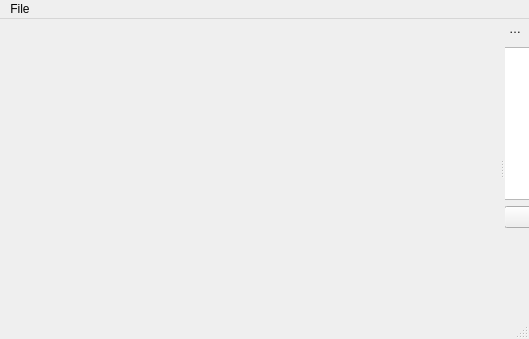
<?xml version="1.0" encoding="UTF-8"?>
<ui version="4.0">
 <class>MainLayout</class>
 <widget class="QMainWindow" name="MainLayout">
  <property name="geometry">
   <rect>
    <x>0</x>
    <y>0</y>
    <width>529</width>
    <height>339</height>
   </rect>
  </property>
  <property name="sizePolicy">
   <sizepolicy hsizetype="Expanding" vsizetype="Expanding">
    <horstretch>0</horstretch>
    <verstretch>0</verstretch>
   </sizepolicy>
  </property>
  <property name="windowTitle">
   <string>3DONT</string>
  </property>
  <widget class="QWidget" name="centralwidget">
   <property name="cursor">
    <cursorShape>SizeVerCursor</cursorShape>
   </property>
   <property name="autoFillBackground">
    <bool>false</bool>
   </property>
  </widget>
  <widget class="QMenuBar" name="menubar">
   <property name="geometry">
    <rect>
     <x>0</x>
     <y>0</y>
     <width>529</width>
     <height>19</height>
    </rect>
   </property>
   <property name="defaultUp">
    <bool>false</bool>
   </property>
   <property name="nativeMenuBar">
    <bool>true</bool>
   </property>
   <widget class="QMenu" name="menuFile">
    <property name="title">
     <string>File</string>
    </property>
    <addaction name="actionConnect_to_server"/>
   </widget>
   <addaction name="menuFile"/>
  </widget>
  <widget class="QStatusBar" name="statusbar"/>
  <widget class="QDockWidget" name="dockWidget">
   <property name="floating">
    <bool>false</bool>
   </property>
   <property name="features">
    <set>QDockWidget::DockWidgetFeature::DockWidgetMovable</set>
   </property>
   <property name="allowedAreas">
    <set>Qt::DockWidgetArea::LeftDockWidgetArea|Qt::DockWidgetArea::RightDockWidgetArea</set>
   </property>
   <property name="windowTitle">
    <string>Query</string>
   </property>
   <attribute name="dockWidgetArea">
    <number>2</number>
   </attribute>
   <widget class="QWidget" name="dockWidgetContents">
    <property name="geometry">
     <rect>
      <x>-1</x>
      <y>9</y>
      <width>121</width>
      <height>181</height>
     </rect>
    </property>
    <property name="sizePolicy">
     <sizepolicy hsizetype="Expanding" vsizetype="Preferred">
      <horstretch>1</horstretch>
      <verstretch>0</verstretch>
     </sizepolicy>
    </property>
    <property name="styleSheet">
     <string notr="true"/>
    </property>
    <widget class="QWidget" name="verticalLayoutWidget">
     <property name="geometry">
      <rect>
       <x>-1</x>
       <y>9</y>
       <width>121</width>
       <height>181</height>
      </rect>
     </property>
     <property name="sizePolicy">
      <sizepolicy hsizetype="Expanding" vsizetype="Preferred">
       <horstretch>1</horstretch>
       <verstretch>0</verstretch>
      </sizepolicy>
     </property>
     <layout class="QVBoxLayout" name="verticalLayout" stretch="0,0">
      <property name="sizeConstraint">
       <enum>QLayout::SizeConstraint::SetNoConstraint</enum>
      </property>
      <item>
       <widget class="QTextEdit" name="queryTextBox">
        <property name="sizePolicy">
         <sizepolicy hsizetype="Expanding" vsizetype="Expanding">
          <horstretch>1</horstretch>
          <verstretch>0</verstretch>
         </sizepolicy>
        </property>
       </widget>
      </item>
      <item>
       <widget class="QPushButton" name="executeQueryButton">
        <property name="sizePolicy">
         <sizepolicy hsizetype="Expanding" vsizetype="Fixed">
          <horstretch>1</horstretch>
          <verstretch>0</verstretch>
         </sizepolicy>
        </property>
        <property name="text">
         <string>execute</string>
        </property>
       </widget>
      </item>
     </layout>
    </widget>
   </widget>
  </widget>
  <action name="actionConnect_to_server">
   <property name="text">
    <string>Connect to server</string>
   </property>
  </action>
 </widget>
 <resources/>
 <connections/>
</ui>
